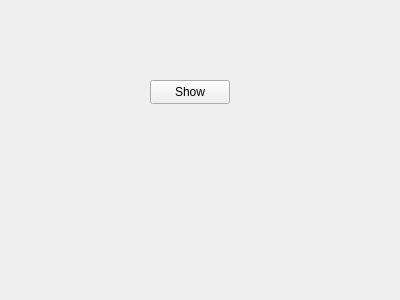
<?xml version="1.0" encoding="UTF-8"?>
<ui version="4.0">
 <class>Form</class>
 <widget class="QWidget" name="Form">
  <property name="geometry">
   <rect>
    <x>0</x>
    <y>0</y>
    <width>400</width>
    <height>300</height>
   </rect>
  </property>
  <property name="windowTitle">
   <string>Form</string>
  </property>
  <widget class="QPushButton" name="pushButton">
   <property name="geometry">
    <rect>
     <x>150</x>
     <y>80</y>
     <width>80</width>
     <height>24</height>
    </rect>
   </property>
   <property name="text">
    <string>Show</string>
   </property>
  </widget>
 </widget>
 <resources/>
 <connections/>
</ui>
